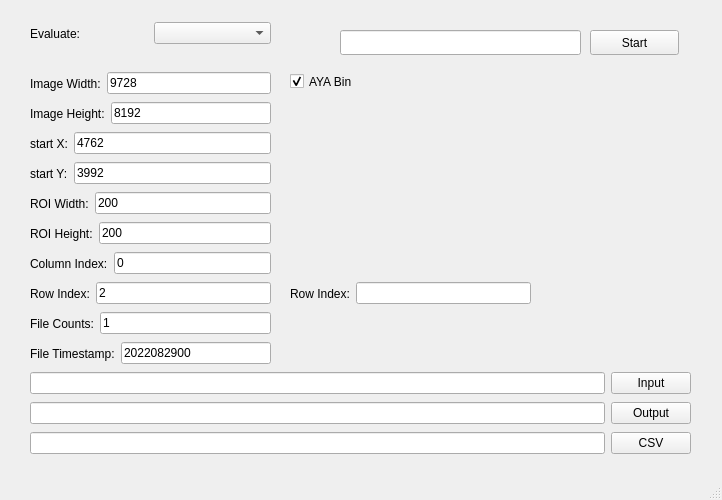
<?xml version="1.0" encoding="UTF-8"?>
<ui version="4.0">
 <class>MainWindow</class>
 <widget class="QMainWindow" name="MainWindow">
  <property name="geometry">
   <rect>
    <x>0</x>
    <y>0</y>
    <width>722</width>
    <height>500</height>
   </rect>
  </property>
  <property name="windowTitle">
   <string>MainWindow</string>
  </property>
  <widget class="QWidget" name="centralwidget">
   <widget class="QPushButton" name="pushButton_Start">
    <property name="geometry">
     <rect>
      <x>590</x>
      <y>30</y>
      <width>89</width>
      <height>25</height>
     </rect>
    </property>
    <property name="text">
     <string>Start</string>
    </property>
   </widget>
   <widget class="QWidget" name="layoutWidget">
    <property name="geometry">
     <rect>
      <x>30</x>
      <y>70</y>
      <width>241</width>
      <height>27</height>
     </rect>
    </property>
    <layout class="QHBoxLayout" name="horizontalLayout">
     <item>
      <widget class="QLabel" name="label_Width">
       <property name="text">
        <string>Image Width:</string>
       </property>
      </widget>
     </item>
     <item>
      <widget class="QLineEdit" name="lineEdit_Width">
       <property name="text">
        <string>9728</string>
       </property>
      </widget>
     </item>
    </layout>
   </widget>
   <widget class="QWidget" name="layoutWidget_2">
    <property name="geometry">
     <rect>
      <x>30</x>
      <y>100</y>
      <width>241</width>
      <height>27</height>
     </rect>
    </property>
    <layout class="QHBoxLayout" name="horizontalLayout_2">
     <item>
      <widget class="QLabel" name="label_Height">
       <property name="text">
        <string>Image Height:</string>
       </property>
      </widget>
     </item>
     <item>
      <widget class="QLineEdit" name="lineEdit_Height">
       <property name="text">
        <string>8192</string>
       </property>
      </widget>
     </item>
    </layout>
   </widget>
   <widget class="QWidget" name="layoutWidget_3">
    <property name="geometry">
     <rect>
      <x>30</x>
      <y>130</y>
      <width>241</width>
      <height>27</height>
     </rect>
    </property>
    <layout class="QHBoxLayout" name="horizontalLayout_3">
     <item>
      <widget class="QLabel" name="label_X">
       <property name="text">
        <string>start X:</string>
       </property>
      </widget>
     </item>
     <item>
      <widget class="QLineEdit" name="lineEdit_X">
       <property name="text">
        <string>4762</string>
       </property>
      </widget>
     </item>
    </layout>
   </widget>
   <widget class="QWidget" name="layoutWidget_4">
    <property name="geometry">
     <rect>
      <x>30</x>
      <y>160</y>
      <width>241</width>
      <height>27</height>
     </rect>
    </property>
    <layout class="QHBoxLayout" name="horizontalLayout_4">
     <item>
      <widget class="QLabel" name="label_Y">
       <property name="text">
        <string>start Y:</string>
       </property>
      </widget>
     </item>
     <item>
      <widget class="QLineEdit" name="lineEdit_Y">
       <property name="text">
        <string>3992</string>
       </property>
      </widget>
     </item>
    </layout>
   </widget>
   <widget class="QWidget" name="layoutWidget_5">
    <property name="geometry">
     <rect>
      <x>30</x>
      <y>220</y>
      <width>241</width>
      <height>27</height>
     </rect>
    </property>
    <layout class="QHBoxLayout" name="horizontalLayout_5">
     <item>
      <widget class="QLabel" name="label_ROIHeight">
       <property name="text">
        <string>ROI Height:</string>
       </property>
      </widget>
     </item>
     <item>
      <widget class="QLineEdit" name="lineEdit_ROIHeight">
       <property name="text">
        <string>200</string>
       </property>
      </widget>
     </item>
    </layout>
   </widget>
   <widget class="QWidget" name="layoutWidget_6">
    <property name="geometry">
     <rect>
      <x>30</x>
      <y>190</y>
      <width>241</width>
      <height>27</height>
     </rect>
    </property>
    <layout class="QHBoxLayout" name="horizontalLayout_6">
     <item>
      <widget class="QLabel" name="label_ROIWidth">
       <property name="text">
        <string>ROI Width:</string>
       </property>
      </widget>
     </item>
     <item>
      <widget class="QLineEdit" name="lineEdit_ROIWidth">
       <property name="text">
        <string>200</string>
       </property>
      </widget>
     </item>
    </layout>
   </widget>
   <widget class="QWidget" name="layoutWidget_7">
    <property name="geometry">
     <rect>
      <x>30</x>
      <y>250</y>
      <width>241</width>
      <height>27</height>
     </rect>
    </property>
    <layout class="QHBoxLayout" name="horizontalLayout_7">
     <item>
      <widget class="QLabel" name="label_ColumnIndex">
       <property name="text">
        <string>Column Index:</string>
       </property>
      </widget>
     </item>
     <item>
      <widget class="QLineEdit" name="lineEdit_ColumnIndex">
       <property name="text">
        <string>0</string>
       </property>
      </widget>
     </item>
    </layout>
   </widget>
   <widget class="QWidget" name="layoutWidget_8">
    <property name="geometry">
     <rect>
      <x>30</x>
      <y>280</y>
      <width>241</width>
      <height>27</height>
     </rect>
    </property>
    <layout class="QHBoxLayout" name="horizontalLayout_8">
     <item>
      <widget class="QLabel" name="label_RowIndex">
       <property name="text">
        <string>Row Index:</string>
       </property>
      </widget>
     </item>
     <item>
      <widget class="QLineEdit" name="lineEdit_RowIndex">
       <property name="text">
        <string>2</string>
       </property>
      </widget>
     </item>
    </layout>
   </widget>
   <widget class="QWidget" name="layoutWidget_9">
    <property name="geometry">
     <rect>
      <x>30</x>
      <y>310</y>
      <width>241</width>
      <height>27</height>
     </rect>
    </property>
    <layout class="QHBoxLayout" name="horizontalLayout_9">
     <item>
      <widget class="QLabel" name="label_FileCounts">
       <property name="text">
        <string>File Counts:</string>
       </property>
      </widget>
     </item>
     <item>
      <widget class="QLineEdit" name="lineEdit_FileCounts">
       <property name="text">
        <string>1</string>
       </property>
      </widget>
     </item>
    </layout>
   </widget>
   <widget class="QWidget" name="layoutWidget_10">
    <property name="geometry">
     <rect>
      <x>30</x>
      <y>340</y>
      <width>241</width>
      <height>27</height>
     </rect>
    </property>
    <layout class="QHBoxLayout" name="horizontalLayout_10">
     <item>
      <widget class="QLabel" name="label_FileTimestamp">
       <property name="text">
        <string>File Timestamp:</string>
       </property>
      </widget>
     </item>
     <item>
      <widget class="QLineEdit" name="lineEdit_FileTimestamp">
       <property name="text">
        <string>2022082900</string>
       </property>
      </widget>
     </item>
    </layout>
   </widget>
   <widget class="QWidget" name="layoutWidget">
    <property name="geometry">
     <rect>
      <x>30</x>
      <y>370</y>
      <width>661</width>
      <height>27</height>
     </rect>
    </property>
    <layout class="QHBoxLayout" name="horizontalLayout_11">
     <item>
      <widget class="QLineEdit" name="lineEdit_InputFolder"/>
     </item>
     <item>
      <widget class="QPushButton" name="pushButton_InputFolder">
       <property name="text">
        <string>Input</string>
       </property>
      </widget>
     </item>
    </layout>
   </widget>
   <widget class="QWidget" name="layoutWidget_11">
    <property name="geometry">
     <rect>
      <x>30</x>
      <y>400</y>
      <width>661</width>
      <height>27</height>
     </rect>
    </property>
    <layout class="QHBoxLayout" name="horizontalLayout_12">
     <item>
      <widget class="QLineEdit" name="lineEdit_OutputFolder"/>
     </item>
     <item>
      <widget class="QPushButton" name="pushButton_OutputFolder">
       <property name="text">
        <string>Output</string>
       </property>
      </widget>
     </item>
    </layout>
   </widget>
   <widget class="QWidget" name="layoutWidget_12">
    <property name="geometry">
     <rect>
      <x>30</x>
      <y>430</y>
      <width>661</width>
      <height>27</height>
     </rect>
    </property>
    <layout class="QHBoxLayout" name="horizontalLayout_13">
     <item>
      <widget class="QLineEdit" name="lineEdit_Condition"/>
     </item>
     <item>
      <widget class="QPushButton" name="pushButton_Condition">
       <property name="text">
        <string>CSV</string>
       </property>
      </widget>
     </item>
    </layout>
   </widget>
   <widget class="QLineEdit" name="lineEdit_Msg">
    <property name="geometry">
     <rect>
      <x>340</x>
      <y>30</y>
      <width>241</width>
      <height>25</height>
     </rect>
    </property>
    <property name="readOnly">
     <bool>true</bool>
    </property>
   </widget>
   <widget class="QWidget" name="layoutWidget">
    <property name="geometry">
     <rect>
      <x>30</x>
      <y>20</y>
      <width>241</width>
      <height>27</height>
     </rect>
    </property>
    <layout class="QHBoxLayout" name="horizontalLayout_14">
     <item>
      <widget class="QLabel" name="label_Evaluate">
       <property name="text">
        <string>Evaluate:</string>
       </property>
      </widget>
     </item>
     <item>
      <widget class="QComboBox" name="comboBox_Evaluate"/>
     </item>
    </layout>
   </widget>
   <widget class="QWidget" name="layoutWidget_13">
    <property name="geometry">
     <rect>
      <x>290</x>
      <y>280</y>
      <width>241</width>
      <height>27</height>
     </rect>
    </property>
    <layout class="QHBoxLayout" name="horizontalLayout_15">
     <item>
      <widget class="QLabel" name="label_RowIndex_2">
       <property name="text">
        <string>Row Index:</string>
       </property>
      </widget>
     </item>
     <item>
      <widget class="QLineEdit" name="lineEdit_RowIndex_2"/>
     </item>
    </layout>
   </widget>
   <widget class="QCheckBox" name="checkBox_AYABin">
    <property name="geometry">
     <rect>
      <x>290</x>
      <y>70</y>
      <width>92</width>
      <height>23</height>
     </rect>
    </property>
    <property name="text">
     <string>AYA Bin</string>
    </property>
    <property name="checked">
     <bool>true</bool>
    </property>
   </widget>
  </widget>
  <widget class="QMenuBar" name="menubar">
   <property name="geometry">
    <rect>
     <x>0</x>
     <y>0</y>
     <width>722</width>
     <height>22</height>
    </rect>
   </property>
  </widget>
  <widget class="QStatusBar" name="statusbar"/>
 </widget>
 <resources/>
 <connections/>
</ui>
